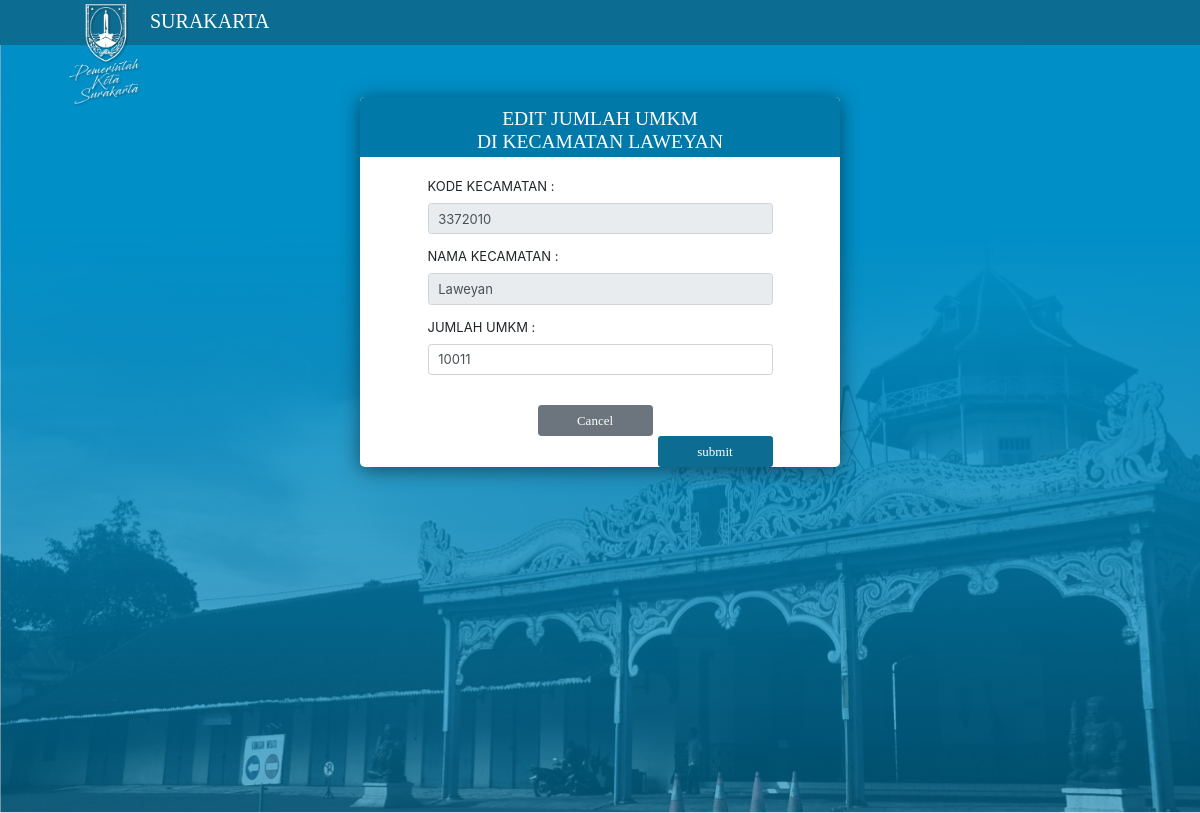
/Peta_Jumlah_UMKM_diKota_Surakarta/editData.php?qkode=3372010, run on the app's committed database.
### tables this page shows
CREATE TABLE `umkm` (
  `Provinsi` varchar(30) NOT NULL,
  `Nama_Kota` varchar(35) NOT NULL,
  `Nama_Kec` varchar(20) NOT NULL,
  `Kode_Kec` varchar(10) NOT NULL,
  `data_Jml` int(8) NOT NULL
);

### Peta_Jumlah_UMKM_diKota_Surakarta/function.php (called while the page is built, shortened)
<?php
class umkm{
    var $db;
    var $tbl= "UMKM";
    public function __construct(){
            $host='localhost';
            $user='root';
            $pass='';
            $dbase='db_surakarta';
            try {
                $this->db = new PDO("mysql:host=$host;dbname=$dbase", $user, $pass);
                $this->db->setAttribute(PDO::ATTR_ERRMODE, PDO::ERRMODE_EXCEPTION);
                }
            catch(PDOException $e)
                {
                echo "Terdapat kegagalan koneksi karena : " . $e->getMessage();
                }
            return $this->db;
        }
public function edit_data($qkode){
       $sql = "SELECT * FROM $this->tbl WHERE Kode_Kec ='$qkode'";
        $stmt=$this->db->prepare($sql);
        $stmt->execute();
        while($data=$stmt->fetch(PDO::FETCH_ASSOC)){
        $hasil[] = $data;
        }
      return $hasil;
    }
}
?>

### Peta_Jumlah_UMKM_diKota_Surakarta/editData.php (the view, shortened to what this page needs)
<!DOCTYPE html>
<html lang="en">
<head>
    <link rel="stylesheet" href="./resources/ol.css">
        <link rel="stylesheet" href="./resources/ol3-layerswitcher.css">
        <link rel="stylesheet" href="./resources/qgis2web.css">
        <link rel="stylesheet" href="bootstrap4/css/bootstrap.css">
</head>
<body>
<nav class="navbar navbar-expand-lg nav-custom">
        <div class="container">
		<a class="navbar-brand brand" href="#">
              <img src="images/logo.png" class="logo"/>
              SURAKARTA
            </a>
        </div>
  </nav>
  <?php
			  require "function.php";
				$qkode = $_GET['qkode'];
				$obUmkm = new umkm;
				foreach($obUmkm->edit_data($qkode) as $row){
  ?>
  <div class="jumbotron jumbotron-fluid">
    <div class="container-data">
    <div class="header-data">
        <h4 class="text-uppercase">EDIT JUMLAH UMKM <br> DI KECAMATAN <?php echo $row['Nama_Kec']; ?></h4>
    </div>
	<div class="container-fluid">
				<form action= "sv_editData.php?qkode=<?php echo $qkode ?>" method="post" class="col-md-10 m-auto">
					<div class="form-group">
						<label for="fkode">KODE KECAMATAN :</label>
						<input class="form-control" type="text" name="fkode" id="fkode" value="<?php echo $qkode; ?>" readonly>
					</div>
					<div class="form-group">
						<label for="fnama">NAMA KECAMATAN :</label>
						<input class="form-control" type="text" name="fnama" id="fnama" value="<?php echo $row['Nama_Kec']; ?>" readonly>
					</div>
					<div class="form-group">
						<label for="fjml">JUMLAH UMKM :</label>
						<input class="form-control" type="text" name="fjml" id="fjml" value="<?php echo $row['data_Jml']; ?>" required>
					</div>
					<div class="footer-card">
              <a href="lihatData.php" class="btn btn-md btn-secondary col-4  btn-cancel">Cancel</a>
              <button type="submit" name="submit" class="btn button col-4">submit</button>
          </div>
				<?php };?>
				</form>
		</div>
      </div>
</div>
</body>
</html>

### Peta_Jumlah_UMKM_diKota_Surakarta/resources/qgis2web.css (style rules this page uses)
html, body { height: 100%; padding: 0; margin: 0; font-family: sans-serif; font-size: small; }

### Peta_Jumlah_UMKM_diKota_Surakarta/editData.php (style rules this page uses)
html, body { width: 100%; height: 100%; padding: 0; margin: 0; }
.brand { color : #fff; font-family : Peace Sans; font-size : 20px; }
.nav-custom { height : 45px; background-color : #0D6C91; }
.jumbotron { background-image : url('images/jumbotron.png'); background-size : cover; height : 768px; }
.button { background-color : #0D6C91; font-family : Montserrat SemiBold; color : white; margin-left : 10px; float : right; }
.container-data { width : 40%; height : 370px; background-color : #fff; position : relative; border-radius : 5px; box-shadow : 0px 3px 20px rgba(0,0,0,0.5); margin : auto; }
.header-data { width : 100%; height :60px; background-color : #0078A8; padding : 10px; margin-bottom : 20px; border-radius : 5px 5px 0px 0px; }
h4 { font-family : Montserrat SemiBold; color : white; text-align : center; }
.logo { margin-top : 60px; width : 120px; margin-right : -20px; }
.footer-card { width :100%; height : 50px; margin-top : 20px; padding-top : 10px; font-family : Montserrat SemiBold; color : white; }
.btn-cancel { margin-left : 110px; }

### data on the page
umkm: Nama_Kec "LAWEYAN", fkode "3372010", fnama "Laweyan", fjml "10011"
